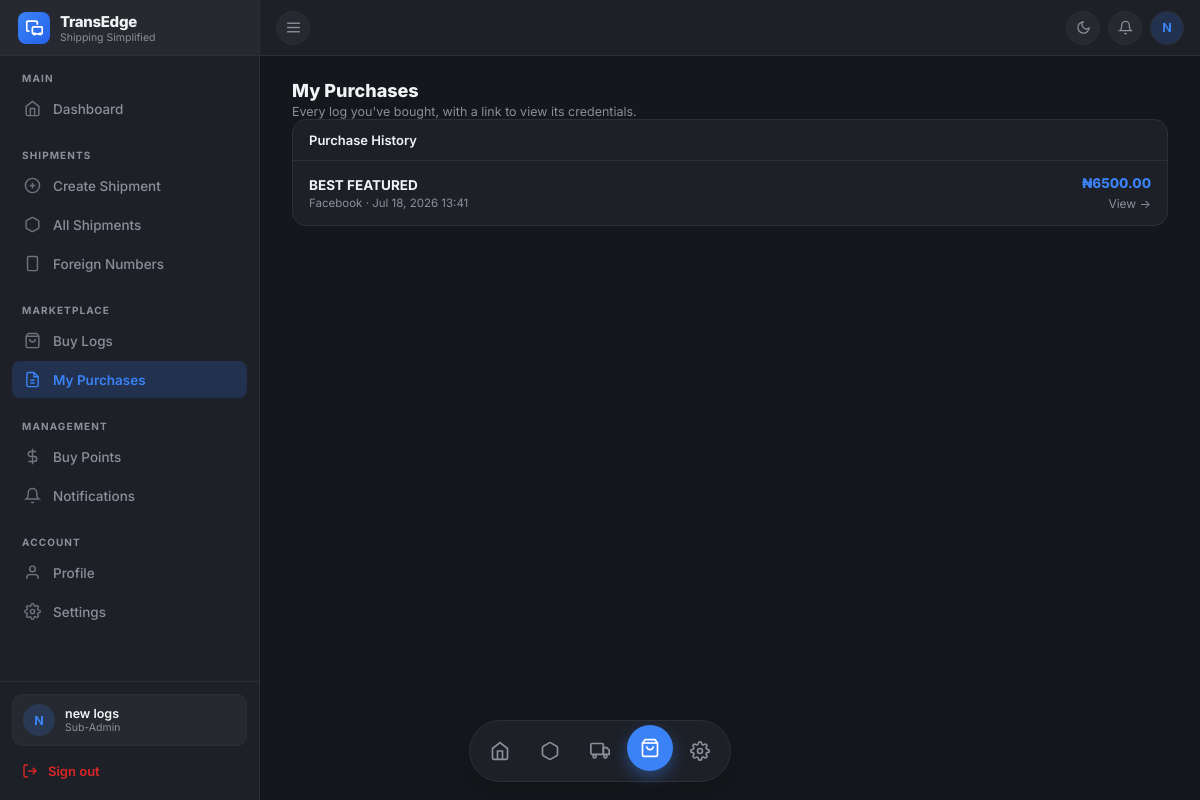
The app's page /shipping/buy-logs/purchases/ (signed in) with its own data.
### Business/models.py (models this page shows, shortened)
class User(AbstractBaseUser, PermissionsMixin):
    class Role(models.TextChoices):
        ADMIN     = "admin",     "Admin"
        STAFF     = "staff",     "Staff"
        SUB_ADMIN = "sub_admin", "Sub Admin"
    id          = models.UUIDField(primary_key=True, default=uuid.uuid4, editable=False)
    email       = models.EmailField(unique=True)
    full_name   = models.CharField(max_length=255)
    phone       = models.CharField(max_length=20, blank=True)
    role        = models.CharField(max_length=10, choices=Role.choices, default=Role.STAFF)
    is_active   = models.BooleanField(default=True)
    is_staff    = models.BooleanField(default=False)
    date_joined = models.DateTimeField(default=timezone.now)
    groups = models.ManyToManyField(
        'auth.Group',
        related_name='business_user_set',
        blank=True,
    )
    user_permissions = models.ManyToManyField(
        'auth.Permission',
        related_name='business_user_set',
        blank=True,
    )
    objects = UserManager()
    USERNAME_FIELD  = "email"
    REQUIRED_FIELDS = ["full_name"]

class Purchase(models.Model):
    id        = models.UUIDField(primary_key=True, default=uuid.uuid4, editable=False)
    buyer     = models.ForeignKey(
        settings.AUTH_USER_MODEL, on_delete=models.CASCADE,
        related_name="log_purchases",
    )
    product   = models.ForeignKey(
        BuyLogs, on_delete=models.CASCADE, related_name="purchases"
    )
    log       = models.OneToOneField(
        BuyLogDetails, on_delete=models.CASCADE, related_name="purchase"
    )
    account   = models.ForeignKey(
        Account, on_delete=models.SET_NULL, null=True,
        related_name="log_purchases",
        help_text="Wallet the purchase was debited from.",
    )
    amount        = models.DecimalField(max_digits=10, decimal_places=2)
    purchased_at  = models.DateTimeField(auto_now_add=True)
    class Meta:
        ordering = ["-purchased_at"]

class BuyLogs(models.Model):
    id          = models.UUIDField(primary_key=True, default=uuid.uuid4, editable=False)
    category    = models.ForeignKey(Category, on_delete=models.PROTECT, related_name="products")
    title       = models.CharField(max_length=200)
    image       = models.ImageField(upload_to="categories/")
    description = models.TextField()
    price       = models.DecimalField(max_digits=10, decimal_places=2)
    active      = models.BooleanField(default=True)
    created_at  = models.DateTimeField(auto_now_add=True)
    updated_at  = models.DateTimeField(auto_now=True)
    class Meta:
        ordering = ["category", "title"]
        verbose_name = "Log Product"
        verbose_name_plural = "Log Products"

class Category(models.Model):
    name       = models.CharField(max_length=50, unique=True)
    slug       = models.SlugField(max_length=60, unique=True, blank=True)
    icon       = models.CharField(max_length=60, blank=True, help_text="Font Awesome class, e.g. 'fab fa-facebook'")
    is_active  = models.BooleanField(default=True)
    order      = models.PositiveIntegerField(default=0)
    created_at = models.DateTimeField(auto_now_add=True)
    class Meta:
        ordering = ["order", "name"]
        verbose_name_plural = "Categories"

### Business/views.py (the view)
# urls.py: path("buy-logs/purchases/", views.my_purchases, name="buy-logs-my-purchases"),
@sub_admin_required
def my_purchases(request):
    purchases = (
        Purchase.objects
        .filter(buyer=request.user)
        .select_related("product", "log")
    )
    return render(request, "buy_logs/my_purchases.html", {"purchases": purchases})

### Business/context_processors.py (called while the page is built)
def unread_notifications(request):
    user = getattr(request, "user", None)
    if not user or not user.is_authenticated or user.role != User.Role.SUB_ADMIN:
        return {"unread_notifications": 0}
    unread_private = Notification.objects.filter(
        recipient=user, is_read=False
    ).count()
    read_public_ids = NotificationRead.objects.filter(
        user=user
    ).values_list("notification_id", flat=True)
    unread_public = Notification.objects.filter(
        is_public=True, recipient__isnull=True
    ).exclude(id__in=read_public_ids).count()
    return {"unread_notifications": unread_private + unread_public}

### Business/views.py (called while the page is built)
def sub_admin_required(view_func):
    @wraps(view_func)
    @login_required
    def wrapper(request, *args, **kwargs):
        profile = getattr(request.user, "sub_admin_profile", None)
        if profile is None or profile.approval_status != SubAdminProfile.ApprovalStatus.APPROVED:
            messages.error(request, "Your sub-admin account isn't approved yet.")
            return redirect("sub-admin-dashboard")
        return view_func(request, *args, **kwargs)
    return wrapper

### Business/templates/buy_logs/my_purchases.html (shortened to what this page needs)
{% extends "admin/subadmin/base.html" %}
{% block content %}
<div class="page-head">
  <h1>My Purchases</h1>
  <p>Every log you've bought, with a link to view its credentials.</p>
</div>
<div class="section">
  <div class="section-header">
    <h3>Purchase History</h3>
  </div>
  {% for purchase in purchases %}
  <a href="{% url 'buy-logs-receipt' pk=purchase.pk %}" class="purchase-row">
    <div class="purchase-main">
      <div class="purchase-title">{{ purchase.product.title }}</div>
      <div class="purchase-meta">{{ purchase.product.category.name }} · {{ purchase.purchased_at|date:"M d, Y H:i" }}</div>
    </div>
    <div class="purchase-right">
      <div class="purchase-amount">₦{{ purchase.amount|floatformat:2 }}</div>
      <span class="purchase-arrow">View →</span>
    </div>
  </a>
  {% empty %}
  <div class="empty-cell">You haven't bought any logs yet.</div>
  {% endfor %}
</div>
{% endblock %}

### Business/templates/admin/subadmin/base.html (shortened to what this page needs)
<!DOCTYPE html>
<html lang="en" data-theme="dark">
<head>
</head>
<body>
<aside class="sidebar" id="sidebar">
  <button type="button" class="sidebar-logo" id="sidebarLogoToggle" aria-label="Toggle sidebar">
    <div class="logo-mark-sb">
      <svg width="17" height="17" fill="none" viewBox="0 0 24 24" stroke="white" stroke-width="2.5">
        <path d="M5 17H3a2 2 0 01-2-2V5a2 2 0 012-2h11a2 2 0 012 2v3"/>
        <rect x="9" y="11" width="14" height="10" rx="2"/>
        <circle cx="12" cy="21" r="1"/><circle cx="20" cy="21" r="1"/>
      </svg>
    </div>
    <div class="logo-text">
      <div class="name">TransEdge</div>
      <div class="tag">Shipping Simplified</div>
    </div>
  </button>
  <div class="sidebar-section">
    <div class="sidebar-label">Main</div>
    <a href="{% url 'sub-admin-dashboard' %}" class="sb-nav-item {% if request.resolver_match.url_name == 'sub-admin-dashboard' %}active{% endif %}">
      <svg width="17" height="17" fill="none" viewBox="0 0 24 24" stroke="currentColor" stroke-width="2"><path d="M3 9l9-7 9 7v11a2 2 0 01-2 2H5a2 2 0 01-2-2z"/><polyline points="9 22 9 12 15 12 15 22"/></svg>
      <span class="nav-text">Dashboard</span>
    </a>
  </div>
  <div class="sidebar-section">
    <div class="sidebar-label">Shipments</div>
    <a href="{% url 'sub-admin-shipment-create' %}" class="sb-nav-item {% if request.resolver_match.url_name == 'sub-admin-shipment-create' %}active{% endif %}">
      <svg width="17" height="17" fill="none" viewBox="0 0 24 24" stroke="currentColor" stroke-width="2"><circle cx="12" cy="12" r="10"/><line x1="12" y1="8" x2="12" y2="16"/><line x1="8" y1="12" x2="16" y2="12"/></svg>
      <span class="nav-text">Create Shipment</span>
    </a>
    <a href="{% url 'sub-admin-shipment-list' %}" class="sb-nav-item {% if request.resolver_match.url_name == 'sub-admin-shipment-list' %}active{% endif %}">
      <svg width="17" height="17" fill="none" viewBox="0 0 24 24" stroke="currentColor" stroke-width="2"><path d="M21 16V8a2 2 0 00-1-1.73l-7-4a2 2 0 00-2 0l-7 4A2 2 0 003 8v8a2 2 0 001 1.73l7 4a2 2 0 002 0l7-4A2 2 0 0021 16z"/></svg>
      <span class="nav-text">All Shipments</span>
    </a>
    <a href="{% url 'sub-admin-buy-foreign-number' %}" class="sb-nav-item {% if request.resolver_match.url_name == 'sub-admin-buy-foreign-number' %}active{% endif %}">
      <svg width="17" height="17" fill="none" viewBox="0 0 24 24" stroke="currentColor" stroke-width="2"><rect x="5" y="2" width="14" height="20" rx="2"/><line x1="12" y1="18" x2="12.01" y2="18"/></svg>
      <span class="nav-text">Foreign Numbers</span>
    </a>
  </div>
  <div class="sidebar-section">
    <div class="sidebar-label">Marketplace</div>
    <a href="{% url 'buy-logs-browse' %}" class="sb-nav-item ">
      <svg width="17" height="17" fill="none" viewBox="0 0 24 24" stroke="currentColor" stroke-width="2"><path d="M6 2L3 6v14a2 2 0 002 2h14a2 2 0 002-2V6l-3-4z"/><line x1="3" y1="6" x2="21" y2="6"/><path d="M16 10a4 4 0 01-8 0"/></svg>
      <span class="nav-text">Buy Logs</span>
    </a>
    <a href="{% url 'buy-logs-my-purchases' %}" class="sb-nav-item {% if request.resolver_match.url_name == 'buy-logs-my-purchases' or request.resolver_match.url_name == 'buy-logs-receipt' %}active{% endif %}">
      <svg width="17" height="17" fill="none" viewBox="0 0 24 24" stroke="currentColor" stroke-width="2"><path d="M14 2H6a2 2 0 00-2 2v16a2 2 0 002 2h12a2 2 0 002-2V8z"/><polyline points="14 2 14 8 20 8"/><line x1="9" y1="13" x2="15" y2="13"/><line x1="9" y1="17" x2="15" y2="17"/></svg>
      <span class="nav-text">My Purchases</span>
    </a>
  </div>
  <div class="sidebar-section">
    <div class="sidebar-label">Management</div>
    <a href="{% url 'sub-admin-buy-points' %}" class="sb-nav-item {% if request.resolver_match.url_name == 'sub-admin-buy-points' %}active{% endif %}">
      <svg width="17" height="17" fill="none" viewBox="0 0 24 24" stroke="currentColor" stroke-width="2"><line x1="12" y1="1" x2="12" y2="23"/><path d="M17 5H9.5a3.5 3.5 0 000 7h5a3.5 3.5 0 010 7H6"/></svg>
      <span class="nav-text">Buy Points</span>
    </a>
    <a href="{% url 'sub-admin-notifications' %}" class="sb-nav-item {% if request.resolver_match.url_name == 'sub-admin-notifications' %}active{% endif %}">
      <svg width="17" height="17" fill="none" viewBox="0 0 24 24" stroke="currentColor" stroke-width="2"><path d="M18 8a6 6 0 00-12 0c0 7-3 9-3 9h18s-3-2-3-9"/><path d="M13.73 21a2 2 0 01-3.46 0"/></svg>
      <span class="nav-text">Notifications</span>
    </a>
  </div>
  <div class="sidebar-section">
    <div class="sidebar-label">Account</div>
    <a href="{% url 'sub-admin-profile' %}" class="sb-nav-item {% if request.resolver_match.url_name == 'sub-admin-profile' %}active{% endif %}">
      <svg width="17" height="17" fill="none" viewBox="0 0 24 24" stroke="currentColor" stroke-width="2"><path d="M20 21v-2a4 4 0 00-4-4H8a4 4 0 00-4 4v2"/><circle cx="12" cy="7" r="4"/></svg>
      <span class="nav-text">Profile</span>
    </a>
    <a href="{% url 'sub-admin-site-settings' %}" class="sb-nav-item {% if request.resolver_match.url_name == 'sub-admin-site-settings' %}active{% endif %}">
      <span class="nav-text">Settings</span>
    </a>
  </div>
  <div class="sidebar-footer">
    <div class="sb-user-card">
      <div class="sb-avatar">{{ request.user.full_name|default:"?"|first|upper }}</div>
      <div class="sb-user-info">
        <div class="sb-user-name">{{ request.user.full_name|default:"Sub Admin" }}</div>
        <div class="sb-user-role">Sub-Admin</div>
      </div>
    </div>
    <a href="{% url 'sub-admin-logout' %}" class="sb-logout">
      <svg width="16" height="16" fill="none" viewBox="0 0 24 24" stroke="currentColor" stroke-width="2"><path d="M9 21H5a2 2 0 01-2-2V5a2 2 0 012-2h4"/><polyline points="16 17 21 12 16 7"/><line x1="21" y1="12" x2="9" y2="12"/></svg>
      <span class="nav-text">Sign out</span>
    </a>
  </div>
</aside>
<div class="main">
  <header class="topbar">
    <div class="topbar-left">
      <button type="button" class="icon-btn menu-btn" id="mobileMenuBtn" aria-label="Open menu">
        <svg width="17" height="17" fill="none" viewBox="0 0 24 24" stroke="currentColor" stroke-width="2">
          <line x1="3" y1="6" x2="21" y2="6"/><line x1="3" y1="12" x2="21" y2="12"/><line x1="3" y1="18" x2="21" y2="18"/>
        </svg>
      </button>
    </div>
    <div class="topbar-right">
      <button class="icon-btn theme-btn" id="themeToggle" aria-label="Toggle theme">
        <svg class="icon-moon" width="15" height="15" fill="none" viewBox="0 0 24 24" stroke="currentColor" stroke-width="2">
          <path d="M21 12.79A9 9 0 1111.21 3 7 7 0 0021 12.79z"/>
        </svg>
      </button>
<div style="position:relative;">
  <button type="button" class="icon-btn" id="notifBellBtn" aria-label="Notifications" aria-haspopup="true">
    <svg width="15" height="15" fill="none" viewBox="0 0 24 24" stroke="currentColor" stroke-width="2">
      <path d="M18 8a6 6 0 00-12 0c0 7-3 9-3 9h18s-3-2-3-9"/>
      <path d="M13.73 21a2 2 0 01-3.46 0"/>
    </svg>
  </button>
</div>
      <a href="{% url 'sub-admin-profile' %}" class="avatar-btn" aria-label="Profile">
        {{ request.user.full_name|default:"?"|first|upper }}
      </a>
    </div>
  </header>
  <div class="content">
    {% block content %}{% endblock %}
  </div>
</div>
<nav class="bottom-nav">
  <a href="{% url 'sub-admin-dashboard' %}"
     class="bn-item {% if request.resolver_match.url_name == 'sub-admin-dashboard' %}active{% endif %}"
     aria-label="Dashboard">
    <svg width="20" height="20" fill="none" viewBox="0 0 24 24" stroke="currentColor" stroke-width="2">
      <path d="M3 9l9-7 9 7v11a2 2 0 01-2 2H5a2 2 0 01-2-2z"/>
      <polyline points="9 22 9 12 15 12 15 22"/>
    </svg>
  </a>
  <a href="{% url 'sub-admin-buy-foreign-number' %}"
     class="bn-item {% if request.resolver_match.url_name == 'sub-admin-buy-foreign-number' %}active{% endif %}"
     aria-label="phone">
    <svg width="20" height="20" fill="none" viewBox="0 0 24 24" stroke="currentColor" stroke-width="2">
      <path d="M21 16V8a2 2 0 00-1-1.73l-7-4a2 2 0 00-2 0l-7 4A2 2 0 003 8v8a2 2 0 001 1.73l7 4a2 2 0 002 0l7-4A2 2 0 0021 16z"/>
    </svg>
  </a>
  <a href="{% url 'sub-admin-shipment-list' %}"
     class="bn-item {% if request.resolver_match.url_name == 'sub-admin-shipment-list' %}active{% endif %}"
     aria-label="Create Shipment">
    <svg width="20" height="20" fill="none" viewBox="0 0 24 24" stroke="currentColor" stroke-width="2">
      <rect x="1" y="3" width="15" height="13" rx="1.5"/>
      <path d="M16 8h4l3 3v5h-7V8z"/>
      <circle cx="5.5" cy="18.5" r="1.8"/>
      <circle cx="18.5" cy="18.5" r="1.8"/>
    </svg>
  </a>
  <a href="{% url 'buy-logs-browse' %}"
     class="bn-item {% if request.resolver_match.url_name == 'buy-logs-browse' or request.resolver_match.url_name == 'buy-logs-detail' or request.resolver_match.url_name == 'buy-logs-my-purchases' or request.resolver_match.url_name == 'buy-logs-receipt' %}active{% endif %}"
     aria-label="Buy Logs">
    <svg width="20" height="20" fill="none" viewBox="0 0 24 24" stroke="currentColor" stroke-width="2">
      <path d="M6 2L3 6v14a2 2 0 002 2h14a2 2 0 002-2V6l-3-4z"/>
      <line x1="3" y1="6" x2="21" y2="6"/>
      <path d="M16 10a4 4 0 01-8 0"/>
    </svg>
  </a>
  <a href="{% url 'sub-admin-site-settings' %}"
     class="bn-item {% if request.resolver_match.url_name == 'sub-admin-site-settings' %}active{% endif %}"
     aria-label="Settings">
  </a>
</nav>
</body>
</html>

### records on screen
User: user.full_name|first "N", user.full_name "new logs"
Purchase: product "BEST FEATURED", product.category.name "Facebook", purchased_at "Jul 18, 2026 13:41", amount "6500.00"
